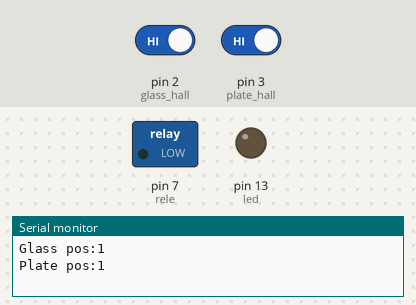
Recording of a sketch running on a simulated Arduino Uno, built with avr-gcc and run on an emulated ATmega328P. On the bench: switched loads named in the sketch (green lamp = pin HIGH), output pins drawn as LEDs (lit = HIGH), the last lines printed to the serial monitor. The inputs (shaded band) are chosen by the test bench; at power-on: pin 2 (glass_hall) HIGH, pin 3 (plate_hall) HIGH. At 3.4 s the program stops and its outputs stay as they are.

Above: at 1.2 s.
1.3 s: pin 2 (glass_hall) driven LOW and pin 3 (plate_hall) driven LOW
At 4.5 s:
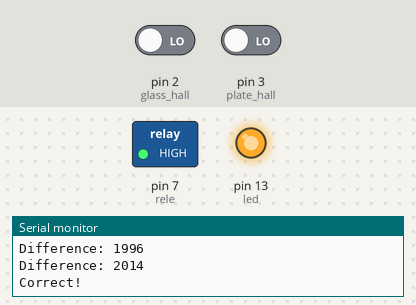
Timing chart, 0 to 4.9 s (numbered marks = the images above; inputs shaded):
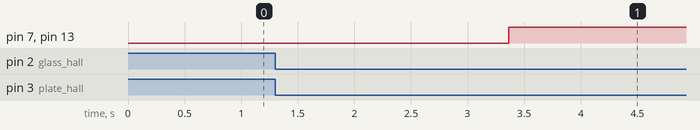

Measured:
- after the input at 1.3 s, pin 7 (rele), pin 13 (led): LOW → HIGH after 2.1 s

The sketch:

Dishes.ino
```cpp
// #include <EEPROM.h>
// #include <RotaryEncoder.h>

// const int hall_cnt = 2;

const int rele = 7;
const int glass_hall = 2;
const int plate_hall = 3;
const int led = 13;

// const int hall_sensors[hall_cnt] = {2,3};
// int hall_state[hall_cnt] = {HIGH, HIGH};
// int oldhall_state[hall_cnt] = {HIGH, HIGH};
// int catches_cnt = 0;

bool plate_correct = false;
bool glass_correct = false;
bool both_correct = false;

unsigned long startTimestamp;
unsigned long timestamp;
unsigned long difference;
const unsigned long timer_length = 2000; //2 seconds

int glass_timer = 0;
int plate_timer = 0;

void setup()
{
  pinMode(rele, OUTPUT);
  pinMode(led, OUTPUT);
  digitalWrite(rele, LOW);

  // attachInterrupt(digitalPinToInterrupt(glass_hall), glass_interrupt, FALLING);
  // attachInterrupt(plate_hall, plate_interrupt, FALLING);

  Serial.begin(9600);

  pinMode(plate_hall, INPUT);
  pinMode(glass_hall, INPUT);
}

void loop()
{
  rotation_check();
  //pos_check();
}

// void pos_check()
// {
//   static int oldplate_state = 0;
//   static int oldglass_state = 0;

//   int glass_state = digitalRead(glass_hall);
//   int plate_state = digitalRead(plate_hall);

//   if(oldglass_state != glass_state /*&& oldplate_state != plate_state*/)
//   {
// 		if(glass_correct /*&& plate_correct*/)
// 		{
// 			both_correct= true;

// 			if(glass_timer >= 0 /*&& plate_timer >= 0*/)
// 			{
// 				glass_timer--;
// 				// plate_timer--;


// 		    // Serial.print("Plate timer:");
// 	    	// Serial.print(plate_timer);
// 	    	// Serial.println();
// 			}
// 		}
// 		Serial.print("Glass state:");
// 		Serial.println(glass_state);

// 		// Serial.print("Plate state:");
// 		// Serial.print(plate_state);
// 		// Serial.println();

// 		oldglass_state = glass_state;
//     // oldplate_state = plate_state;
// 	}
//   Serial.print("Glass timer:");
// 	Serial.print(glass_timer);
// 	Serial.println();
// 	if(both_correct && glass_timer == 0 /*&& plate_timer == 0*/) win();
// }

void rotation_check()
{
  static int oldplate_state = 0;
  static int oldglass_state = 0;

  int glass_state = digitalRead(glass_hall);
  int plate_state = digitalRead(plate_hall);


  if(oldglass_state != glass_state) //check if position of first encoder changed from previous
  {
    if(glass_state == LOW) glass_correct = true; //if first encoder is in correct position
    else reset();

    Serial.print("Glass pos:");
    Serial.print(glass_state);
    Serial.println();

		oldglass_state = glass_state;
  }
  else if(oldplate_state != plate_state)  //check if position of second encoder changed from previous
  {
    if(plate_state == LOW) plate_correct = true; //if second encoder is in correct position
    else reset();

    Serial.print("Plate pos:");
    Serial.print(plate_state);
    Serial.println();

    oldplate_state = plate_state;
  }

 	if(plate_correct && glass_correct)
	{
  	both_correct = true;
		startTimestamp = millis();
		timestamp = startTimestamp;

	  while(difference < timer_length/* && both_correct*/)
  	{
			difference = timestamp - startTimestamp;

      timestamp = millis();
			Serial.print("Difference: ");
			Serial.println(difference);

      if(difference >= timer_length)
      {
      	if((digitalRead(glass_hall) == LOW) && (digitalRead(plate_hall) == LOW))
      	//if(both_correct)
      	{
	      	// Serial.println("more");
      		win();
      		reset();
      	}
      	else
      	{
      		reset();
      		return;
      	}
      }
		}
	}

	// if(oldhall_state != hall_state)
	// {
	// 	for(int i = 0; i < hall_cnt; i++)
	// 	{
	// 		hall_state[i] = digitalRead(hall_sensors[i]);
	//    	//Iterate by each sensor
	// 		for(int j = 0; j < hall_cnt; j++)
	// 		{
	// 			if(hall_state[j] == LOW)
	// 			{
	// 				catches_cnt++;
	// 				oldhall_state[j] = hall_state[j];
	// 			}
	// 			//if one sensor from array is inactive - reset
	// 			else
	// 			{
	// 				reset();
	// 				catches_cnt = 0;
	// 				break;
	// 			}
	// 		}

	// 		if(hall_state[i] == LOW)
	// 		{
	// 			Serial.print("Sensor:");
	// 			Serial.println(i);
	// 		}

	// 		//all sensors active
	// 		if(catches_cnt == hall_cnt)
	// 		{
	// 			startTimestamp = millis();
	// 			timestamp = startTimestamp;

	// 		  while(difference < timer_length)
	// 			{
	// 				difference = timestamp - startTimestamp;

	// 	      timestamp = millis();
	// 				Serial.print("Difference: ");
	// 				Serial.println(difference);

	// 	      if(difference >= timer_length)
	// 	      {
	// 	      	if(catches_cnt = hall_cnt)
	// 	      	{
	// 	      		win();
	// 	      	}
	// 	      	else reset();
	// 	      }
	// 			}
	// 		}
	// 		else reset();
	// 	}
	// }

}


// void glass_interrupt()
// {
// 	glass_correct = true;
// 	glass_timer = 5;
// }

// void plate_interrupt()
// {
// 	plate_correct = true;
// 	plate_timer = 2;
// }

void win()
{
  Serial.println("Correct!");
  digitalWrite(rele, HIGH);
  digitalWrite(led, HIGH);
  while(true);
  delay(2000);
  digitalWrite(led, LOW);
}

void reset()
{
	difference = 0;
	// catches_cnt = 0;
  both_correct = false;
  glass_correct = false;
  plate_correct = false;
}
```
